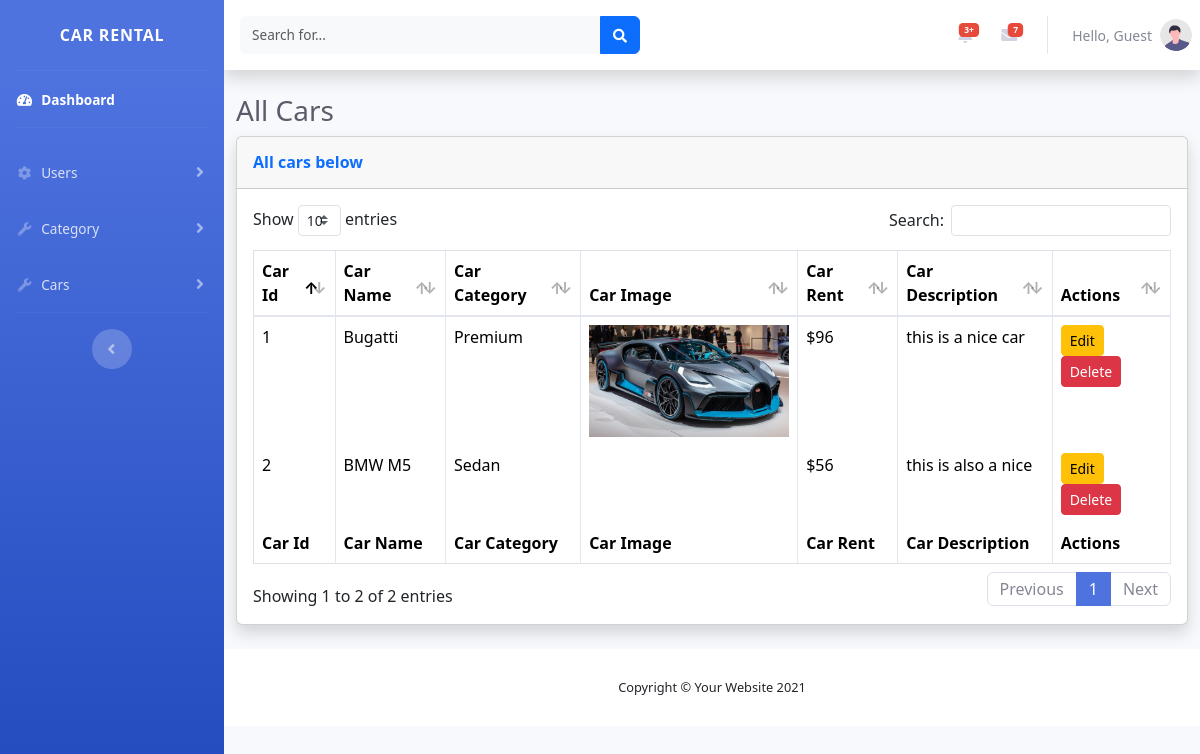
The page /admin/show_car.php on the database its author committed.
### tables this page shows
CREATE TABLE `cars` (
  `car_id` int(11) NOT NULL,
  `car_name` varchar(100) NOT NULL,
  `car_category` int(11) DEFAULT NULL,
  `car_image` varchar(255) DEFAULT NULL,
  `car_rent` int(11) DEFAULT NULL,
  `car_description` text DEFAULT NULL,
  `created_at` timestamp NOT NULL DEFAULT current_timestamp(),
  `updated_at` timestamp NOT NULL DEFAULT current_timestamp() ON UPDATE current_timestamp()
);

CREATE TABLE `categories` (
  `category_id` int(11) NOT NULL,
  `category_name` varchar(100) NOT NULL
);

### admin/show_car.php (the view, shortened to what this page needs)
<?php include "includes/header.php";
include "../db.php";
$query = "SELECT * FROM cars INNER JOIN categories ON cars.car_category = categories.category_id;";
$carData = mysqli_query($con, $query);
?>
<div class="container-fluid">
    <h1 class="h3 mb-2 text-gray-800">All Cars</h1>
    <div class="card shadow mb-4">
        <div class="card-header py-3">
            <h6 class="m-0 font-weight-bold text-primary">All cars below</h6>
        </div>
        <div class="card-body">
            <div class="table-responsive">
                <table class="table table-bordered" id="dataTable" width="100%" cellspacing="0">
                    <thead>
                        <tr>
                            <th>Car Id</th>
                            <th>Car Name</th>
                            <th>Car Category</th>
                            <th>Car Image</th>
                            <th>Car Rent</th>
                            <th>Car Description</th>
                            <th>Actions</th>
                        </tr>
                    </thead>
                    <tfoot>
                         <tr>
                            <th>Car Id</th>
                            <th>Car Name</th>
                            <th>Car Category</th>
                            <th>Car Image</th>
                            <th>Car Rent</th>
                            <th>Car Description</th>
                            <th>Actions</th>
                        </tr>
                    </tfoot>
                    <tbody>
                        <?php foreach ($carData as $car) { ?>
                            <tr>
                                <td><?php echo $car["car_id"] ?></td>
                                <td><?php echo $car["car_name"] ?></td>
                                <td><?php echo $car["category_name"] ?></td>
                                <td>
                                    <img width="200" src="carimages/<?php echo $car["car_image"]?>" alt="">
                                </td>
                                <td>$<?php echo $car["car_rent"] ?></td>
                                <td><?php echo $car["car_description"] ?></td>
                                <td>
                                    <a href="update_category.php?index=<?php echo $car["category_id"] ?>" class="btn btn-warning btn-sm">Edit</a>
                                    <button type="button" class="btn btn-danger btn-sm" data-bs-toggle="modal" data-bs-target="#exampleModal-<?php echo $category["category_id"]?>">
                                        Delete
                                    </button>
                                </td>
                            </tr>
                        <?php } ?>
                    </tbody>
                </table>
            </div>
        </div>
    </div>
</div>
<?php include "includes/footer.php" ?>

### admin/includes/header.php (shortened to what this page needs)
<!DOCTYPE html>
<html lang="en">
<head>
    <link href="vendor/fontawesome-free/css/all.min.css" rel="stylesheet" type="text/css">
    <link href="css/sb-admin-2.min.css" rel="stylesheet">
     <link href="vendor/datatables/dataTables.bootstrap4.min.css" rel="stylesheet">
    <link href="https://cdn.jsdelivr.net/npm/bootstrap@5.3.8/dist/css/bootstrap.min.css" rel="stylesheet">
</head>
<body id="page-top">
    <div id="wrapper">
        <ul class="navbar-nav bg-gradient-primary sidebar sidebar-dark accordion" id="accordionSidebar">
            <a class="sidebar-brand d-flex align-items-center justify-content-center" href="index.html">
                <div class="sidebar-brand-text mx-3">Car Rental</div>
            </a>
            <hr class="sidebar-divider my-0">
            <li class="nav-item active">
                <a class="nav-link" href="index.html">
                    <i class="fas fa-fw fa-tachometer-alt"></i>
                    <span>Dashboard</span></a>
            </li>
            <hr class="sidebar-divider">
            <li class="nav-item">
                <a class="nav-link collapsed" href="#" data-toggle="collapse" data-target="#collapseTwo"
                    aria-expanded="true" aria-controls="collapseTwo">
                    <i class="fas fa-fw fa-cog"></i>
                    <span>Users</span>
                </a>
            </li>
            <li class="nav-item">
                <a class="nav-link collapsed" href="#" data-toggle="collapse" data-target="#collapseUtilities"
                    aria-expanded="true" aria-controls="collapseUtilities">
                    <i class="fas fa-fw fa-wrench"></i>
                    <span>Category</span>
                </a>
            </li>
            <li class="nav-item">
                <a class="nav-link collapsed" href="#" data-toggle="collapse" data-target="#collapseUtilities1"
                    aria-expanded="true" aria-controls="collapseUtilities">
                    <i class="fas fa-fw fa-wrench"></i>
                    <span>Cars</span>
                </a>
            </li>
            <hr class="sidebar-divider">
            <div class="text-center d-none d-md-inline">
                <button class="rounded-circle border-0" id="sidebarToggle"></button>
            </div>
        </ul>
        <div id="content-wrapper" class="d-flex flex-column">
            <div id="content">
                <nav class="navbar navbar-expand navbar-light bg-white topbar mb-4 static-top shadow">
                    <form
                        class="d-none d-sm-inline-block form-inline mr-auto ml-md-3 my-2 my-md-0 mw-100 navbar-search">
                        <div class="input-group">
                            <input type="text" class="form-control bg-light border-0 small" placeholder="Search for..."
                                aria-label="Search" aria-describedby="basic-addon2">
                            <div class="input-group-append">
                                <button class="btn btn-primary" type="button">
                                    <i class="fas fa-search fa-sm"></i>
                                </button>
                            </div>
                        </div>
                    </form>
                    <ul class="navbar-nav ml-auto">
                        <li class="nav-item dropdown no-arrow mx-1">
                            <a class="nav-link dropdown-toggle" href="#" id="alertsDropdown" role="button"
                                data-toggle="dropdown" aria-haspopup="true" aria-expanded="false">
                                <span class="badge badge-danger badge-counter">3+</span>
                            </a>
                        </li>
                        <li class="nav-item dropdown no-arrow mx-1">
                            <a class="nav-link dropdown-toggle" href="#" id="messagesDropdown" role="button"
                                data-toggle="dropdown" aria-haspopup="true" aria-expanded="false">
                                <span class="badge badge-danger badge-counter">7</span>
                            </a>
                        </li>
                        <li class="nav-item dropdown no-arrow">
                            <a class="nav-link dropdown-toggle" href="#" id="userDropdown" role="button"
                                data-toggle="dropdown" aria-haspopup="true" aria-expanded="false">
                                <span class="mr-2 d-none d-lg-inline text-gray-600 small">Hello, <?php echo isset($_SESSION["username"]) ? $_SESSION["username"] : "Guest"?></span>
                                <img class="img-profile rounded-circle"
                                    src="img/undraw_profile.svg">
                            </a>
                        </li>
                    </ul>
                </nav>

### admin/includes/footer.php (shortened to what this page needs)
            <footer class="sticky-footer bg-white">
                <div class="container my-auto">
                    <div class="copyright text-center my-auto">
                        <span>Copyright &copy; Your Website 2021</span>
                    </div>
                </div>
            </footer>
        </div>
    </div>
</body>
</html>

### rows shown on the page
cars: car_id "1", car_name "Bugatti", car_category.category_name "Premium", car_image (picture), car_rent "96", car_description "this is a nice car"
cars: car_id "2", car_name "BMW M5", car_category.category_name "Sedan", car_rent "56", car_description "this is also a nice"
